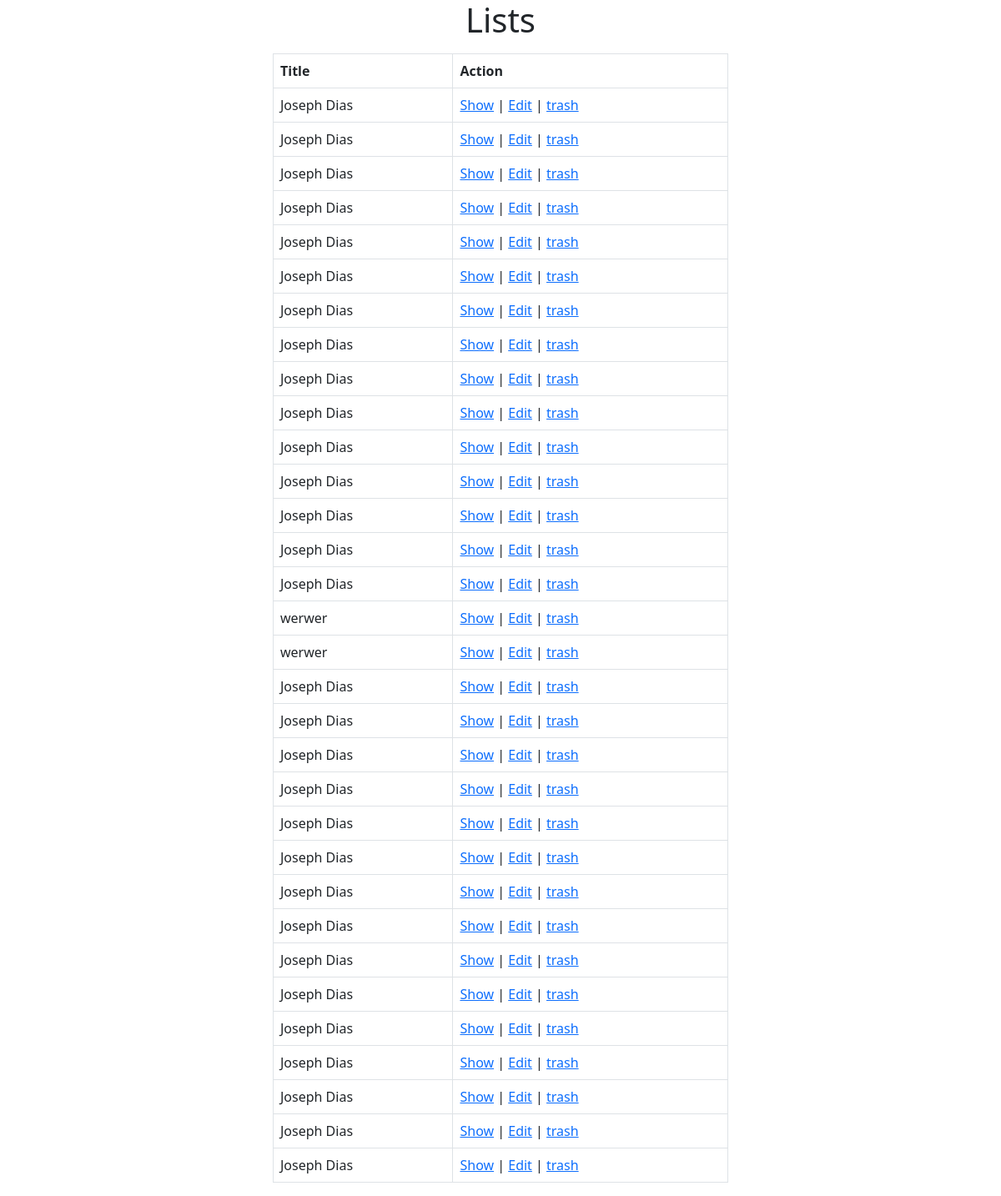
Screenshot of /admin/Users/index.php with the database file from the repository.
### tables this page shows
CREATE TABLE IF NOT EXISTS `users` (
  `id` int(20) NOT NULL AUTO_INCREMENT,
  `full_name` varchar(30) DEFAULT NULL,
  `user_name` varchar(30) DEFAULT NULL,
  `email` varchar(30) DEFAULT NULL,
  `phone` varchar(20) DEFAULT NULL,
  `soft_delete` tinyint(3) NOT NULL DEFAULT '0',
  `is_draft` int(20) NOT NULL DEFAULT '0',
  `created_at` datetime NOT NULL DEFAULT CURRENT_TIMESTAMP,
  `modified_at` datetime NOT NULL DEFAULT CURRENT_TIMESTAMP,
  `password` varchar(200) DEFAULT NULL,
  PRIMARY KEY (`id`)
);

### admin/Users/Users.php (called while the page is built, shortened)
<?php
class Users{
    public $conn= null;
    public function __construct()
    {
        $servername = "localhost";
        $username = "root";
        $password = "";
        $this->conn = new PDO("mysql:host=$servername;dbname=eccomerce_b5", $username, $password);
        $this->conn->setAttribute(PDO::ATTR_ERRMODE, PDO::ERRMODE_EXCEPTION);
    }
    public function index(){
        $soft_delete =0;
        $query= "select * from users where `soft_delete` =:soft_delete";
        $stmt = $this->conn->prepare($query);
        $stmt->bindParam(':soft_delete', $soft_delete);
        $stmt->execute();
        $users= $stmt->fetchAll();
        return $users;
    }
}

### admin/Users/index.php (the view, shortened to what this page needs)
<?php
$users = new Users;
$allUsers = $users->index();
?>
<!doctype html>
<html lang="en">
<head>
    <link href="https://cdn.jsdelivr.net/npm/bootstrap@5.2.0-beta1/dist/css/bootstrap.min.css" rel="stylesheet"
>
</head>
<body>
    <section>
        <div class="container">
            <div class="row justify-content-center">
                <div class="col-6">
                    <h1 class="text-center mb-3">Lists</h1>
                    <table class="table table-bordered">
                        <thead>
                            <tr>
                                <th scope="col">Title</th>
                                <th scope="col">Action</th>
                            </tr>
                        </thead>
                        <tbody>
                            <?php if(sizeof($allUsers)<=0){
                                echo "<td>No Data</td>";
                            }
                            else{
                                foreach($allUsers as $user){?>
                            <tr>
                                <td><?= $user['full_name'];?></td>
                                <td><a href="show.php?id=<?= $user['id']; ?>">Show</a> |
                                    <a href="edit.php?id=<?= $user['id']; ?>">Edit</a> |
                                    <a href="trash.php?id=<?= $user['id']; ?>">trash</a>
                                </td>
                            </tr>
                            <?php }
                            }?>
                        </tbody>
                    </table>
                </div>
            </div>
        </div>
    </section>
</body>
</html>

### rows the page displays
users: full_name "Joseph Dias"
users: full_name "Joseph Dias"
users: full_name "Joseph Dias"
users: full_name "Joseph Dias"
users: full_name "Joseph Dias"
users: full_name "Joseph Dias"
users: full_name "Joseph Dias"
users: full_name "Joseph Dias"
users: full_name "Joseph Dias"
users: full_name "Joseph Dias"
users: full_name "Joseph Dias"
users: full_name "Joseph Dias"
users: full_name "Joseph Dias"
users: full_name "Joseph Dias"
users: full_name "Joseph Dias"
users: full_name "werwer"
users: full_name "werwer"
users: full_name "Joseph Dias"
users: full_name "Joseph Dias"
users: full_name "Joseph Dias"
users: full_name "Joseph Dias"
users: full_name "Joseph Dias"
users: full_name "Joseph Dias"
users: full_name "Joseph Dias"
users: full_name "Joseph Dias"
users: full_name "Joseph Dias"
users: full_name "Joseph Dias"
users: full_name "Joseph Dias"
users: full_name "Joseph Dias"
users: full_name "Joseph Dias"
users: full_name "Joseph Dias"
users: full_name "Joseph Dias"
